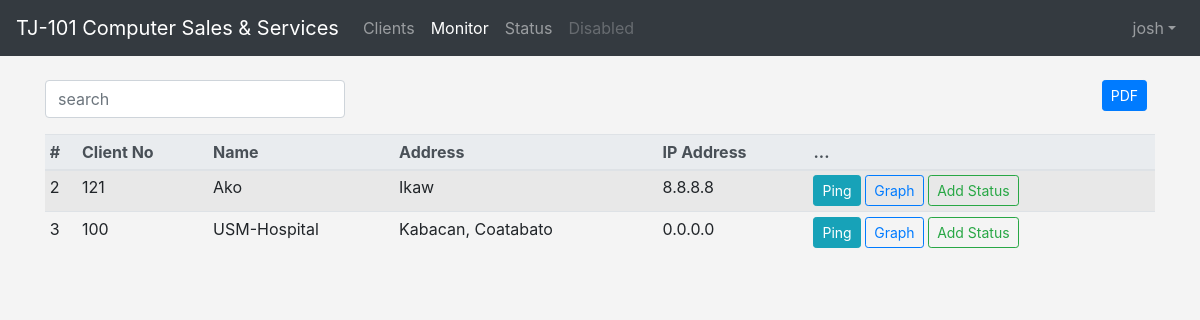
Page /clients/monitor/ (signed in) on the earlier database version.
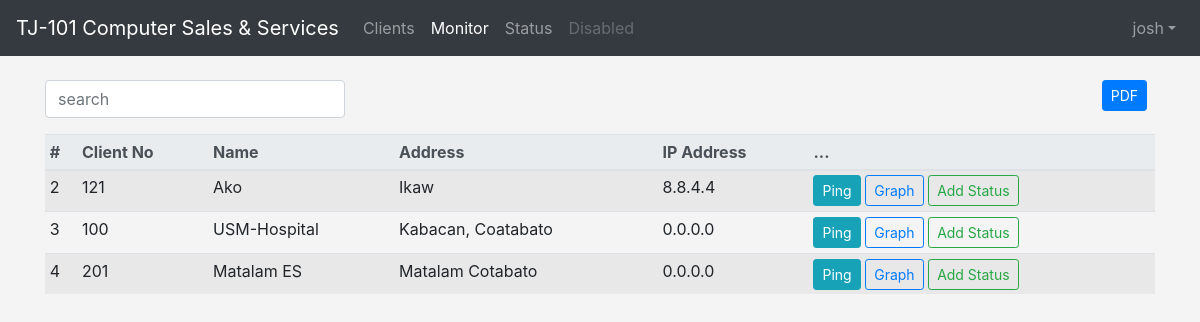
Same page on the later database version.
### client/models.py (models this page shows, shortened)
class Client(models.Model):
    client_no       = models.CharField(max_length=50)
    client_name     = models.CharField(max_length=150)
    client_address  = models.CharField(max_length=200)
    client_email    = models.CharField(max_length=100)
    client_registered = models.DateField(auto_now_add=False)
    client_active   = models.BooleanField(default=False)
    client_ip       = models.CharField(default="0.0.0.0", max_length=20)
    def __str__(self):
        return  self.client_name

### client/views.py (the view)
# urls.py: path('monitor/', views.monitor_client, name='monitor_client'),
def monitor_client(request):
    data = dict()
    clients = Client.objects.all()
    return render(request, 'monitors/monitors.html', {'clients': clients})

### templates/monitors/monitors.html (shortened to what this page needs)
{% extends 'base/base.html' %}
{% block content %}
    {% if user.is_authenticated  %}
        {% include 'base/navbar-monitor.html' %}
        <br>
            <div class="container">
                <div class="row mb-2">
                    <div class="col col-2 mb-2 float-left">
                        <form method="POST">
                            <input type="text" class="form-control" style="width: 300px;" placeholder="search">
                        </form>
                    </div>
                    <div class="col col-10 float-right">
                        <button type="button" class="btn btn-primary btn-sm js-pdf-client mx-2 float-right">
                            PDF
                        </button>
                    </div>
                </div>
                <div class="table-responsive table-sm table-striped">
                    <table class="table table-hover" id="monitorTable">
                        <thead class="thead-light">
                            <tr>
                                <th>#</th>
                                <th>Client No</th>
                                <th>Name</th>
                                <th>Address</th>
                                <th>IP Address</th>
                                <th>...</th>
                            </tr>
                        </thead>
                        <tbody>
                            {% include 'monitors/partial_monitor_list.html' %}
                        </tbody>
                    </table>
                </div>
            </div>
        {% endif %}
{% endblock content %}

### templates/monitors/partial_monitor_list.html
{% for client in clients %}
    <tr>
        <td>{{client.pk}}</td>
        <td>{{client.client_no}}</td>
        <td>{{client}}</td>
        <td>{{client.client_address}}</td>
        <td>{{client.client_ip}}</td>
        <td>
            <button type="button"
                class="btn btn-info btn-sm js-ping-client" data-url="{% url 'client:monitor_ping' client.pk %}">
                Ping
            </button>
            <button type="button"
                class="btn btn-outline-primary btn-sm js-graph-client">
                Graph
            </button>
            <button type="button"
                class="btn btn-outline-success btn-sm js-create-status" data-url="{% url 'client:create_status' client.pk %}">
                Add Status
            </button>
        </td>
    </tr>
{% empty %}
    <tr>
        <td colspan="7" class="text-center bg-warning">No Client</td>
    </tr>
{% endfor %}

Differences in the rows shown:
changed Client "Ako": client_ip "8.8.8.8" → "8.8.4.4"
added Client: pk "4", client_no "201", client_name "Matalam ES", client_address "Matalam Cotabato", client_ip "0.0.0.0"
